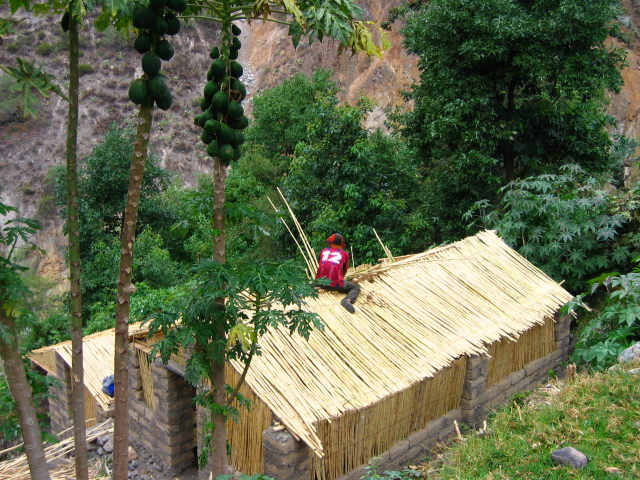
//> input picture tests/advancedrename_testimage.jpg, 640 x 480 px
$ ./amisharp ../../advancedrename_testimage.jpg   (built with g++ and OpenCV 4)
//> lines starting //> are read from the running program, lines starting //| are printed output that depends on the picture
// [25 lines of licence text are left out]

 #include "opencv2/imgproc/imgproc.hpp"
#include "opencv2/highgui/highgui.hpp"
#include <stdlib.h>
#include <stdio.h>
#include<iostream>

using namespace cv;

int main( int argc, char** argv )
{
    Mat src, src_gray, dst;
    int kernel_size = 3;
    int scale = 1;
    int delta = 0;
    int ddepth = CV_16S;
    int c;
    // Load an image
    src = imread( argv[1] );
//> src is the input picture: 480 rows x 640 cols, CV_8UC3; mean B, G, R 77.8, 106.6, 98.7

    //for demonstration
    namedWindow("Demonstration");
    imshow("Demonstration",src);
    std::cout<<"Original Image"<<std::endl;
    waitKey(0);


    if( !src.data )
    {
        return -1;
    }

    // Remove noise by blurring with a Gaussian filter
    GaussianBlur( src, src, Size(3,3), 0, 0, BORDER_DEFAULT );
    std::cout<<"Image after Removing noise"<<std::endl;

    imshow("Demonstration",src);
    waitKey(0);

    // Convert the image to grayscale
    cvtColor( src, src_gray, CV_RGB2GRAY );
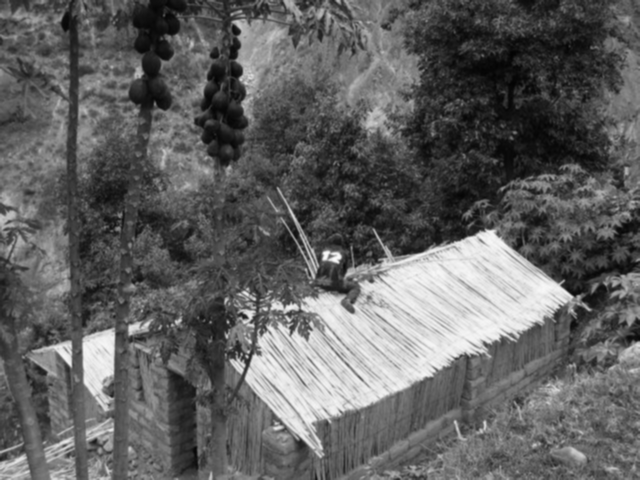
//> src_gray: 480 rows x 640 cols, CV_8UC1; min 3, max 250, mean 97.1
    std::cout<<"Grayscale Image"<<std::endl;

    imshow("Demonstration",src_gray);
    waitKey(0);

    // equalizing Histogram to enhance contrast
    equalizeHist(src_gray, src_gray );
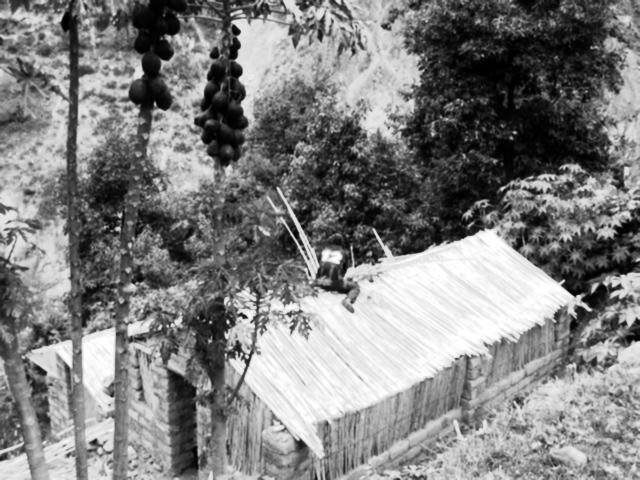
//> src_gray: 480 rows x 640 cols, CV_8UC1; min 0, max 255, mean 128.3
    std::cout<<"Image after enhancing  contrast"<<std::endl;

    imshow("Demonstration",src_gray);
    waitKey(0);

    // Apply Laplace function
    Mat abs_dst;
    Laplacian( src_gray, dst, ddepth, kernel_size, scale, delta, BORDER_DEFAULT );
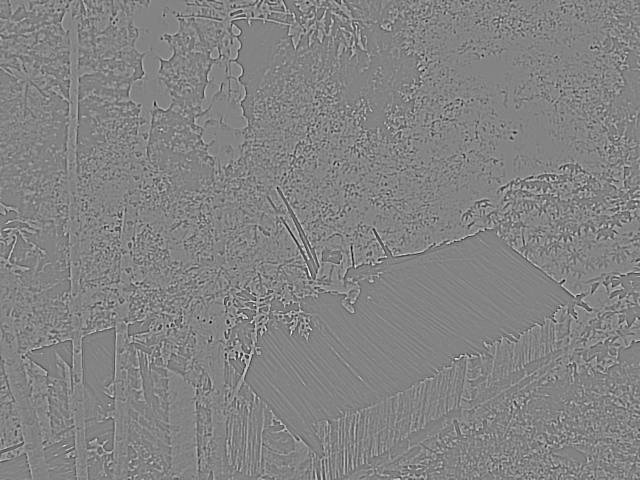
//> dst: 480 rows x 640 cols, CV_16SC1; min -808, max 760, mean 0; drawn with min black and max white
    int x,y;
    convertScaleAbs( dst, abs_dst );
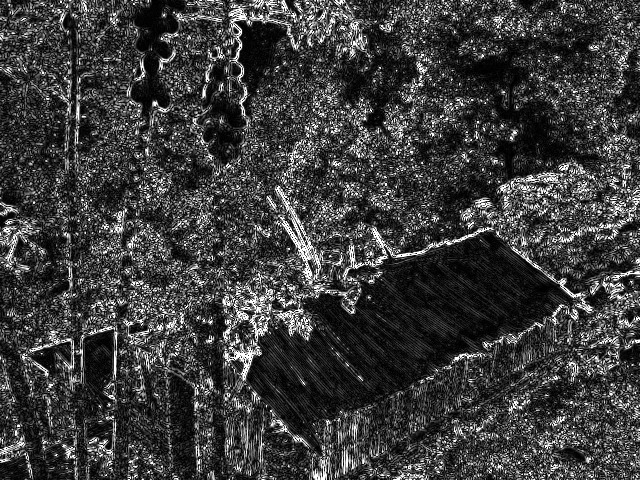
//> abs_dst: 480 rows x 640 cols, CV_8UC1; min 0, max 255, mean 60.4
    std::cout<<"Image after applying Laplace Function"<<std::endl;

    imshow("Demonstration",abs_dst);
    waitKey(0);

    // [11 lines of commented-out code are left out]
    double average=mean(abs_dst)[0];
//> average = 60.44
    double maxval;
    int *maxIdx=(int* )malloc(sizeof(abs_dst));
    minMaxIdx(abs_dst, 0, &maxval, 0, maxIdx);
//> maxval = 255

    double blurresult=average/maxval;
//> blurresult = 0.237
    std::cout<<"The average of the edge intensity is "<<average<<std::endl;
//| The average of the edge intensity is 60.4401
    std::cout<<"The maximum of the edge intensity is "<<maxval<<std::endl;
//| The maximum of the edge intensity is 255
    std::cout<<"The result of the edge intensity is "<<blurresult<<std::endl;
//| The result of the edge intensity is 0.23702

    return 0;
}
